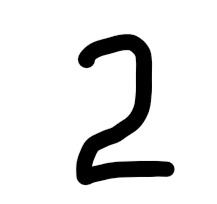
#> input picture two.jpeg, 217 x 204 px
$ python -i preprocess.py   (imports and definitions only)
#> lines starting #> are read from the running program, lines starting #| are printed output that depends on the picture; after the words box and inside, x2 and y2 are one past the last pixel; in counts of white or black regions, pixels touching at a corner belong together
#> further down, picture is the input picture: shape (204, 217, 3); min 0, max 255, mean 226.3
"""Image preprocessing for digit recognition (NumPy + OpenCV only, no PyTorch needed).

The recognition steps follow the original project: grayscale -> resize to 8x8 ->
ink brighter than paper (the "255 - image" inversion) -> feed to the CNN.
This module adds what is needed to read *any* digits: automatic ink/paper detection
and splitting an image into one crop per digit.
"""
import cv2
import numpy as np

TILE = 8            # the CNN expects 8 x 8 images
FILL = 1.0          # like the training images, the digit's longer side spans the whole 8 px frame


def to_ink(image):
    """Grayscale image where ink is bright and paper is dark (0), values 0-255.

    Same idea as `255 - gray` in the original code, but it also works for white-on-dark
    images and removes the paper's grey level so the background is a clean 0.
    """
    gray = cv2.cvtColor(image, cv2.COLOR_BGR2GRAY) if image.ndim == 3 else image
    border = np.concatenate([gray[0, :], gray[-1, :], gray[:, 0], gray[:, -1]])
#> border = 842 values from 255 to 255
    ink = (255 - gray) if np.median(border) > 127 else gray.copy()
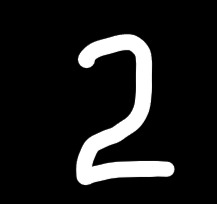
#> ink: shape (204, 217); min 0, max 255, mean 28.7
    ink = ink.astype(np.float32)
    edge = np.concatenate([ink[0, :], ink[-1, :], ink[:, 0], ink[:, -1]])
#> edge = 842 values from 0 to 0
    ink = np.clip(ink - np.median(edge), 0, None)
    if ink.max() > 0:
        ink *= 255 / ink.max()
    return ink.astype(np.uint8)


def find_digit_boxes(ink):
    """Return bounding boxes (x, y, w, h) of the digits in an ink image, left to right."""
    if ink.max() < 40:
        return []
    _, bw = cv2.threshold(ink, 0, 255, cv2.THRESH_BINARY + cv2.THRESH_OTSU)
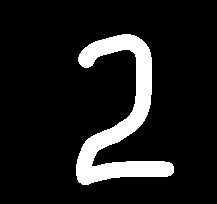
#> bw: shape (204, 217); 11.2% white; 1 white region
    contours, _ = cv2.findContours(bw, cv2.RETR_EXTERNAL, cv2.CHAIN_APPROX_SIMPLE)
#> contours = 1 contour; box (x1, y1, x2, y2) and area: (76, 34, 174, 185) 4670
    boxes = sorted(cv2.boundingRect(c) for c in contours)
#> boxes = [(76, 34, 98, 151)]

    # merge pieces of the same digit (e.g. a detached stroke) that overlap horizontally
    merged = []
    for x, y, w, h in boxes:
        if merged:
            mx, my, mw, mh = merged[-1]
            overlap = min(mx + mw, x + w) - max(mx, x)
            if overlap > 0.3 * min(mw, w):
                nx, ny = min(mx, x), min(my, y)
                merged[-1] = (nx, ny, max(mx + mw, x + w) - nx, max(my + mh, y + h) - ny)
                continue
        merged.append((x, y, w, h))
#> this loop made 1 pass
#> after the loop, merged = [(76, 34, 98, 151)]

    if not merged:
        return []
    tallest = max(h for _, _, _, h in merged)
#> tallest = 151
    kept = [b for b in merged if b[3] >= 0.3 * tallest and b[2] * b[3] >= 12]
#> kept = [(76, 34, 98, 151)]
    return sorted(kept)


def box_to_tile(ink, box):
    """Crop one digit, centre it in a square with a margin, and shrink to 8 x 8."""
#> called with box = (76, 34, 98, 151)
    x, y, w, h = box
#> x = 76; y = 34; w = 98; h = 151
    side = max(int(round(max(w, h) / FILL)), 2)
#> side = 151
    pad = side
#> pad = 151
    padded = cv2.copyMakeBorder(ink, pad, pad, pad, pad, cv2.BORDER_CONSTANT, value=0)
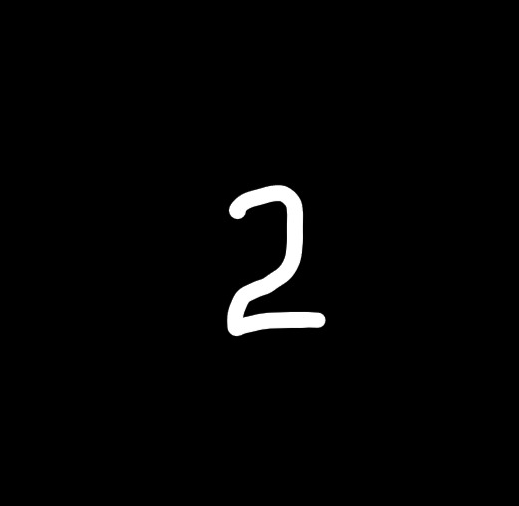
#> padded: shape (506, 519); min 0, max 255, mean 4.8
    cx, cy = x + w // 2 + pad, y + h // 2 + pad
#> cx = 276; cy = 260
    x0, y0 = cx - side // 2, cy - side // 2
#> x0 = 201; y0 = 185
    square = padded[y0:y0 + side, x0:x0 + side]
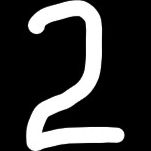
#> square: shape (151, 151); min 0, max 255, mean 55.6
    tile = cv2.resize(square, (TILE, TILE), interpolation=cv2.INTER_AREA)
    if tile.max() > 0:
        tile = (tile.astype(np.float32) * 255 / tile.max()).astype(np.uint8)
    return tile


def split_digits(image):
    """Image -> list of (box, 8x8 uint8 tile), one per digit, left to right."""
    ink = to_ink(image)
    return [(b, box_to_tile(ink, b)) for b in find_digit_boxes(ink)]

>>> import cv2
>>> picture = cv2.imread('two.jpeg')
>>> result = split_digits(picture)
#> result = 1 item

$ run again, on zero.jpeg
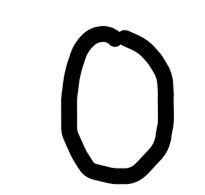
#> input picture zero.jpeg, 205 x 195 px
#> picture is the input picture: shape (195, 205, 3); min 0, max 255, mean 215.5
#> border = 800 values from 255 to 255
#> edge = 800 values from 0 to 0
#> in find_digit_boxes, `_, bw = cv2.threshold(ink, 0, 255, cv2.THRESH_BINARY + cv2.THRESH_OTSU)`:
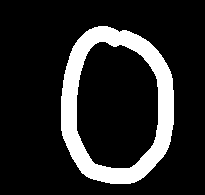
#> bw: shape (195, 205); 15.5% white; 1 white region
#> contours = 1 contour; box (x1, y1, x2, y2) and area: (61, 26, 174, 184) 14396
#> boxes = [(61, 26, 113, 158)]
#> the loop in find_digit_boxes, `for x, y, w, h in boxes:` made 1 pass
#> tallest = 158
#> kept = [(61, 26, 113, 158)]
#> in box_to_tile, `x, y, w, h = box`: x = 61; y = 26; w = 113; h = 158
#> cx = 275; cy = 263
#> x0 = 196; y0 = 184
#> in box_to_tile, `square = padded[y0:y0 + side, x0:x0 + side]`:
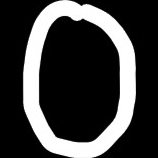
#> square: shape (158, 158); min 0, max 255, mean 63.2
#> result = 1 item
